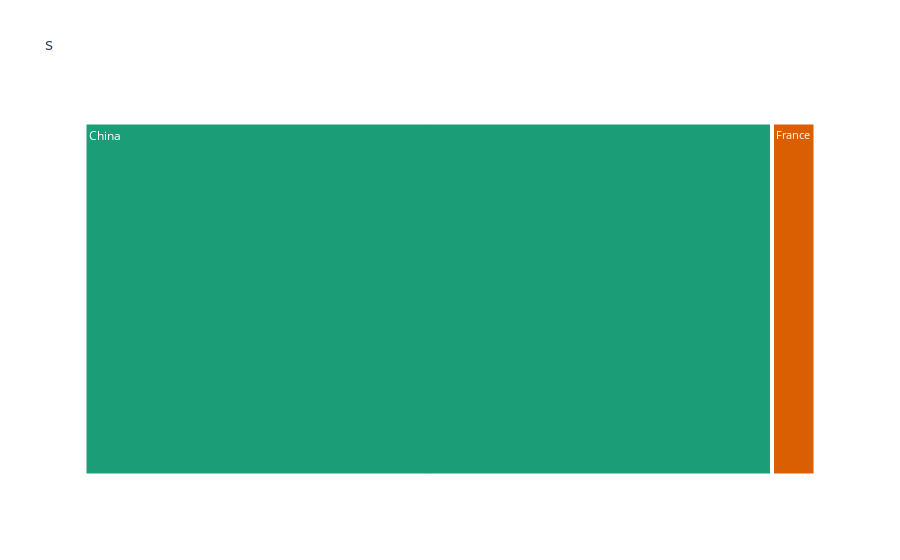

Source (notebook cell):
### Code cell
fig = px.treemap(temp_full111.sort_values(by='GDP', ascending=True).reset_index(drop=True), 
                 path=["Country"], values="GDP", title='s',
                 color_discrete_sequence = px.colors.qualitative.Dark2)
fig.show()

### Figure 1 — Plotly figure (JSON) as saved in the notebook; plotly's stock layout.template omitted (floating-point values rounded to 4 significant figures)
{"data": [{"branchvalues": "total", "domain": {"x": [0, 1], "y": [0, 1]}, "hoverlabel": {"namelength": 0}, "hovertemplate": "labels=%{label}<br>GDP=%{value}<br>parent=%{parent}<br>id=%{id}", "ids": ["China", "France"], "labels": ["China", "France"], "name": "", "parents": ["", ""], "type": "treemap", "values": [145.4, 9.2]}], "layout": {"legend": {"tracegroupgap": 0}, "title": {"text": "s"}, "treemapcolorway": ["rgb(27,158,119)", "rgb(217,95,2)", "rgb(117,112,179)", "rgb(231,41,138)", "rgb(102,166,30)", "rgb(230,171,2)", "rgb(166,118,29)", "rgb(102,102,102)"]}}
